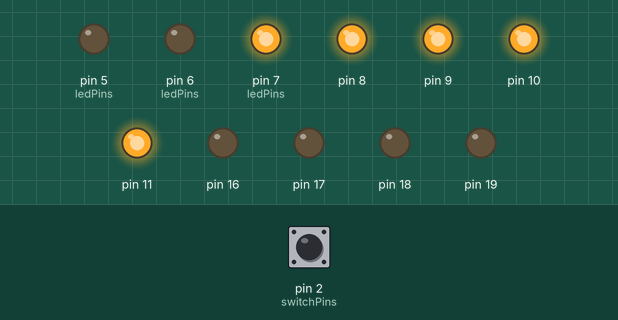
This sketch was run on a simulated Arduino Uno, built with avr-gcc and run on an emulated ATmega328P. Shown: output pins drawn as LEDs (lit = HIGH). The inputs (shaded band) are chosen by the test bench; at power-on: pin 2 (switchPins) HIGH. What the sketch prints to the serial monitor is not drawn.

Above: at 1.2 s.
1.3 s: pin 2 (switchPins) pulled LOW for 0.15 s
At 1.37 s:
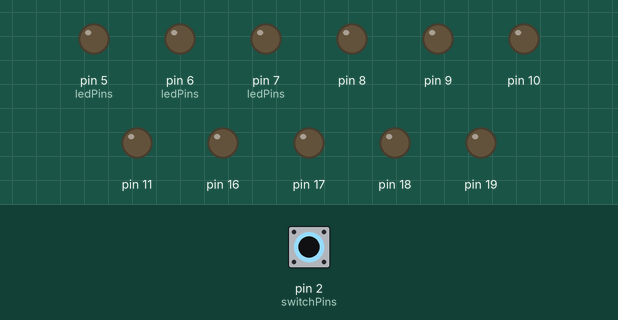
2.9 s: pin 2 (switchPins) pulled LOW for 3.2 s
At 7.1 s:
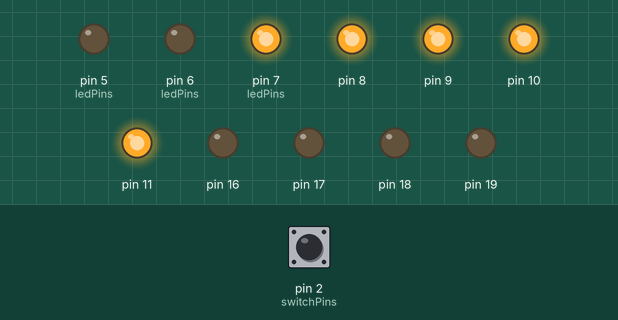
Timing chart, 0 to 8.6 s (numbered marks = the images above; inputs shaded):
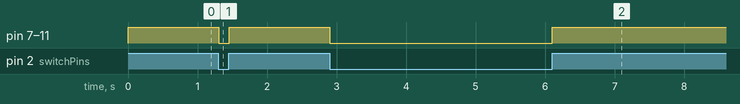

The sketch:

sketch_feb14a.ino
```cpp
int ledPins[]  =  {5,6,7};

int outputLEDs[] ={8,9,10,11,19,18,17,16};
int switchPins[] = {21,20,2};
int switchStates[]={0,0,0};
int decimalValue=0;

void readButtonStates(int* states){
  for(int a =0; a<sizeof(switchPins) / sizeof(int); a++)
  {
    int pin=switchPins[a];
    states[a] = digitalRead(pin);
    //Serial.println(states[a]);
  }
}

void loadPins( int* pins,int quantity, bool mode){
    for(int a =0; a<quantity; a++)
    {
      int pin=pins[a];
      if(mode){
        pinMode(pin, INPUT);
      }else{
        pinMode(pin, OUTPUT);
      }
    }
}

void changeLedState(int index,bool state){
    int pin=ledPins[index];
    if(state){
      digitalWrite(pin, HIGH);
    }else{
      digitalWrite(pin, LOW);
    }
}

void changeLedStateOutput(int index,bool state){
    int pin=outputLEDs[index];
    if(state){
      digitalWrite(pin, HIGH);
    }else{
      digitalWrite(pin, LOW);
    }
}

void setup() {
  // put your setup code here, to run once:
  Serial.begin(9600);
  loadPins(ledPins,3,0);
  loadPins(switchPins,3,1);
  loadPins(outputLEDs,8,0);
}

void loop() {
  // put your main code here, to run repeatedly:
  readButtonStates(switchStates);
  decimalValue=0;
  int power = 0;

  for(int a =0; a<sizeof(switchPins)/ sizeof(int); a++){
    //Serial.println(switchPins[a]);
     if(switchStates[a]==HIGH){
        changeLedState(a,1);
        decimalValue = decimalValue + pow(2,power);
      }else{
        changeLedState(a,0);
      }
     power++;
  }
  for(int a=0; a<sizeof(outputLEDs)/ sizeof(int);a++){
    if(a<decimalValue){

      changeLedStateOutput(a,1);
    }else{
      changeLedStateOutput(a,0);
    }
  }
  Serial.println(decimalValue);

}
```

Measured:
- after the input at 1.3 s, pin 7 (ledPins), pin 8–11: HIGH → LOW at once, → HIGH 0.15 s later
- after the input at 2.9 s, pin 7 (ledPins), pin 8–11: HIGH → LOW at once, → HIGH 3.2 s later
